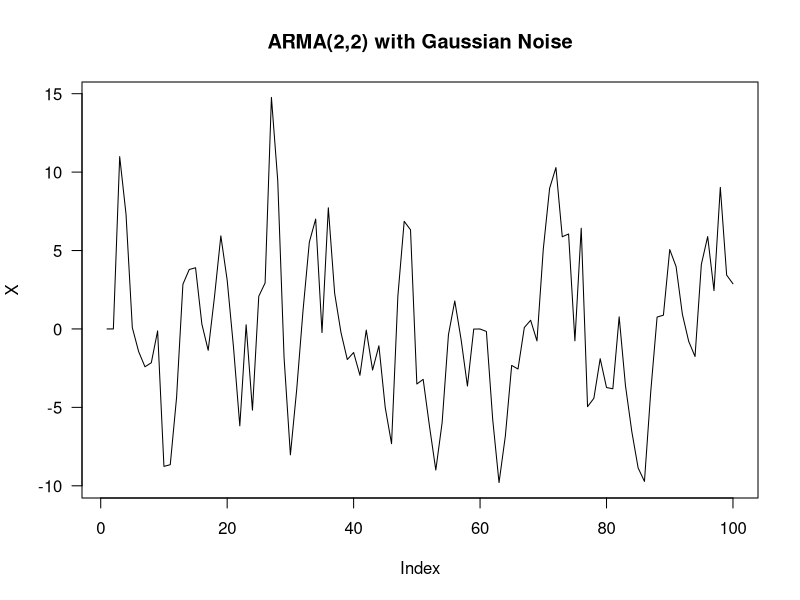
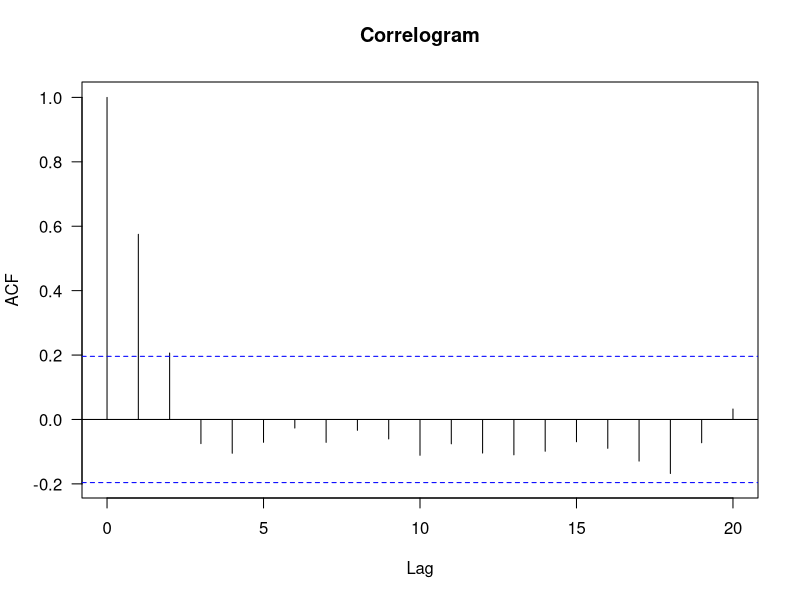
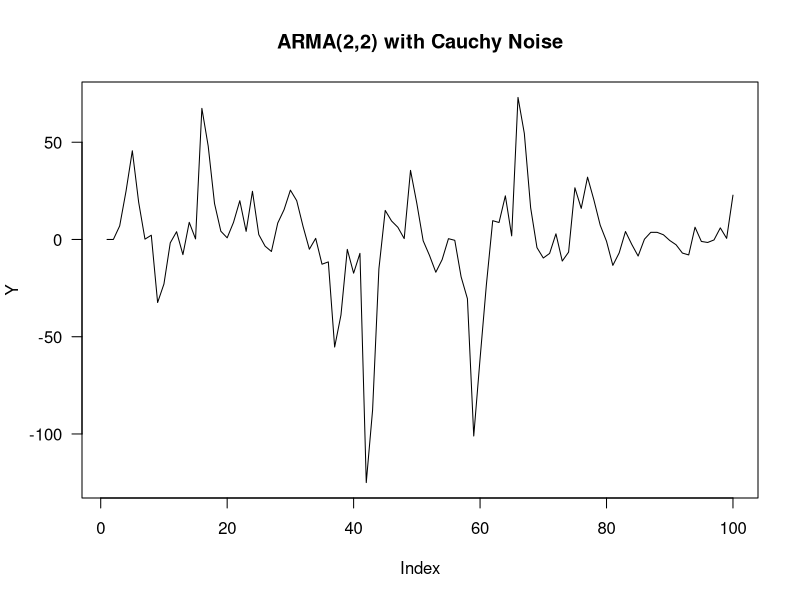
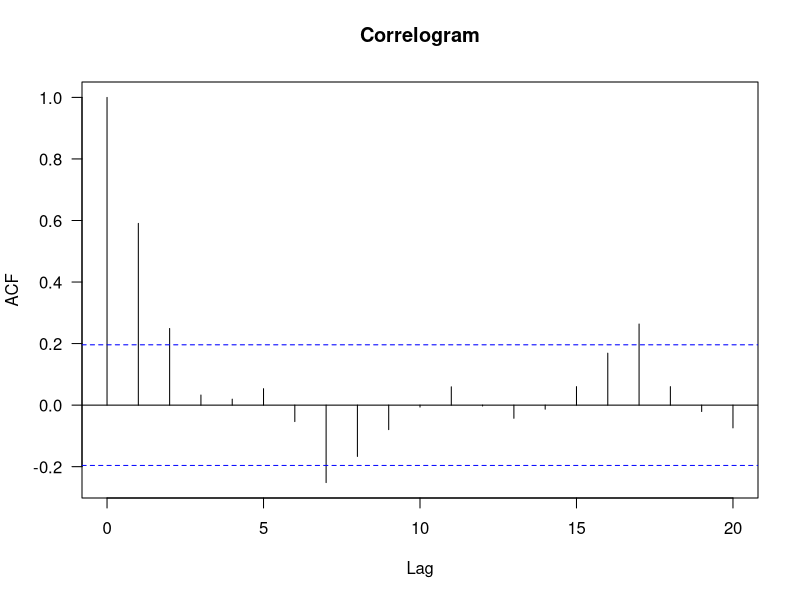
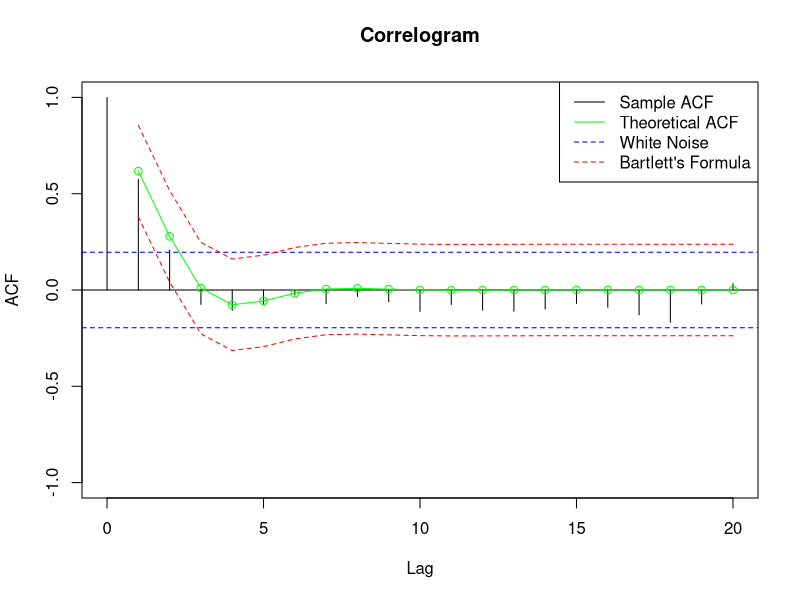
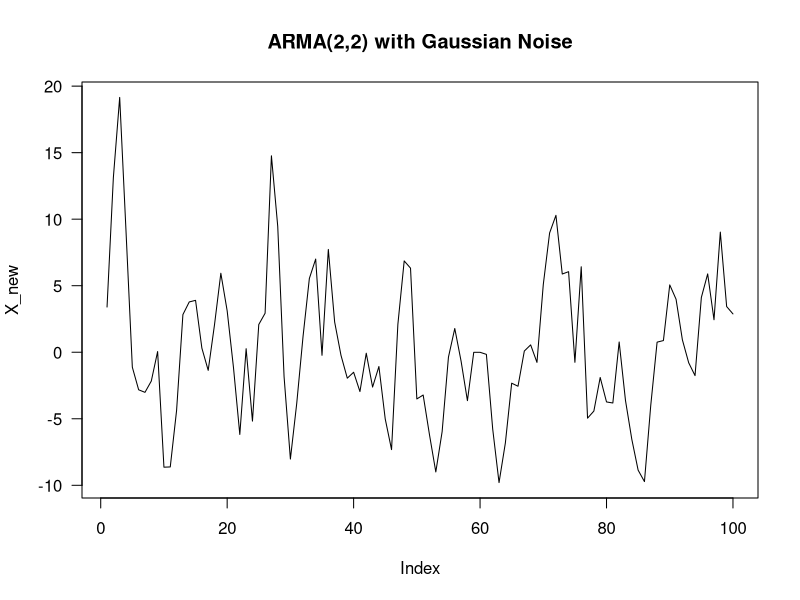
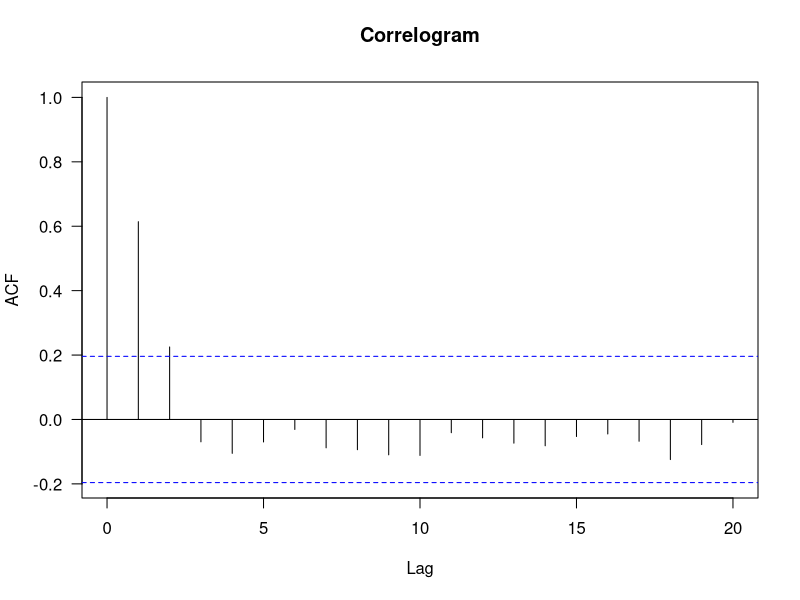
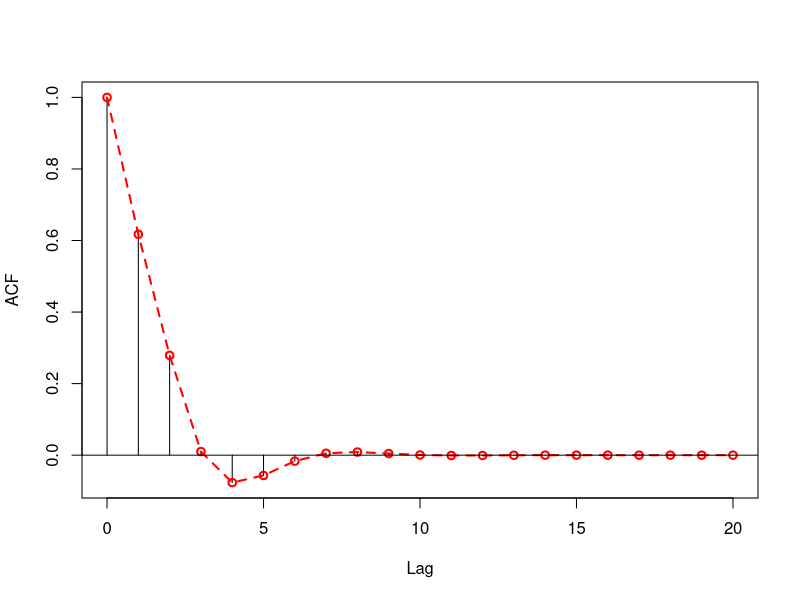

Reproduce these figures in R, in order.
## ---- chunk 1
set.seed(510)
Z <- rnorm(n = 100)
X <- rep(0, 100)
for (i in 3:length(X)){
  X[i] <- 0.7 * X[i-1] - 0.3 * X[i-2] + Z[i] + 4 * Z[i-2]
}
plot(X, type = "l", las = 1, main = "ARMA(2,2) with Gaussian Noise")
acf(X, las = 1, main = "Correlogram")
## ---- chunk 2
set.seed(510)
C <- rcauchy(n = 100)
Y <- rep(0, 100)
for (i in 3:length(Y)){
  Y[i] <- 0.7 * Y[i-1] - 0.3 * Y[i-2] + C[i] + 4 * C[i-2]
}
plot(Y, type = "l", las = 1, main = "ARMA(2,2) with Cauchy Noise")
acf(Y, las = 1, main = "Correlogram")
## ---- chunk 3
X_acf <- ARMAacf(ar = c(0.7, -0.3), ma = c(0, 4), lag.max = 20)
X_acf[2:21]
# bounds of Bartlett's formula
W <- 1 + sum(X_acf[2:21]^2)
upper <- X_acf[2:21] + 1.96 * sqrt(W / 100)
lower <- X_acf[2:21] - 1.96 * sqrt(W / 100)
# correlogram
acf(X, ylim = c(-1.0, 1.0), main = "Correlogram")
points(X_acf[2:21], type = "o", col = "green")
lines(upper, lty = 2, col = "red")
lines(lower, lty = 2, col = "red")
legend("topright", 
       legend = c("Sample ACF", "Theoretical ACF", 
                  "White Noise", "Bartlett's Formula"),
       lty = c(1, 1, 2, 2), col = c("black", "green", "blue", "red"))
## ---- chunk 4
psi <- ARMAtoMA(ar = c(0.7, -0.3), ma = c(0, 4), lag.max = 20)
set.seed(510)
Z_past <- rnorm(n = 20)
names(Z_past) <- 0:-19
X_new <- rep(0, 100)
X_new[1] <- Z[1] + sum(psi * Z_past)
Z_past <- c(Z[1], Z_past[-20])
X_new[2] <- Z[2] + sum(psi * Z_past)
for (i in 3:length(X_new)){
  X_new[i] <- 0.7 * X_new[i-1] - 0.3 * X_new[i-2] + Z[i] + 4 * Z[i-2]
}
plot(X_new, type = "l", las = 1, main = "ARMA(2,2) with Gaussian Noise")
acf(X_new, las = 1, main = "Correlogram")
## ---- chunk 5
psi_new <- c(1, psi[1:2])
theta <- c(1, 0, 4)
sigma2 <- 1
first <- sum(psi_new * theta) * sigma2
second <- sum(psi_new[1:2] * theta[-1]) * sigma2
third <- psi_new[1] * theta[3] * sigma2
## ---- chunk 6
# solve linear system with matrix
mat <- matrix(c(1, -0.7, 0.3, 17.76, -0.7, 1.3, 0, 2.8, 0.3, -0.7, 1, 4),
              nrow = 3, byrow = TRUE)
mat
for (i in 2:3) {
  for (j in 1:(i-1)) {
    mat[i, ] <- mat[i, ] - mat[i, j] * mat[j, ]
  }
  mat[i, ] <- mat[i, ] / mat[i, i]
}
for (i in 2:1) {
  for (j in 3:(i+1)) {
    mat[i, ] <- mat[i, ] - mat[i, j] * mat[j, ]
  }
}
mat
gamma_X <- mat[, 4]
## ---- chunk 7
for (t in 4:21) {
  gamma_X[t] <- 0.7 * gamma_X[t-1] - 0.3 * gamma_X[t-2]
}
names(gamma_X) <- paste("Lag", 0:20)
gamma_X
## ---- chunk 8
rho_X <- gamma_X / gamma_X[1]
rho_X
error <- rho_X - X_acf
plot(x = 0:20, y = rho_X, type = "h", xlab = "Lag", ylab = "ACF")
points(x = 0:20, X_acf, type = "o", col = "red", lwd = 2, lty = 2)
abline(h = 0)
plot(x = 0:20, y = error, xlab = "Lag", ylab = "Error",
     main = "Error Plot")
## ---- chunk 9
equal <- function(a, b, tol = 10^(-10)) {
  if (sum(abs(a - b)) <= tol) {
    TRUE
  } else {
    FALSE
  }
}
# are they equal?
equal(X_acf, rho_X)
